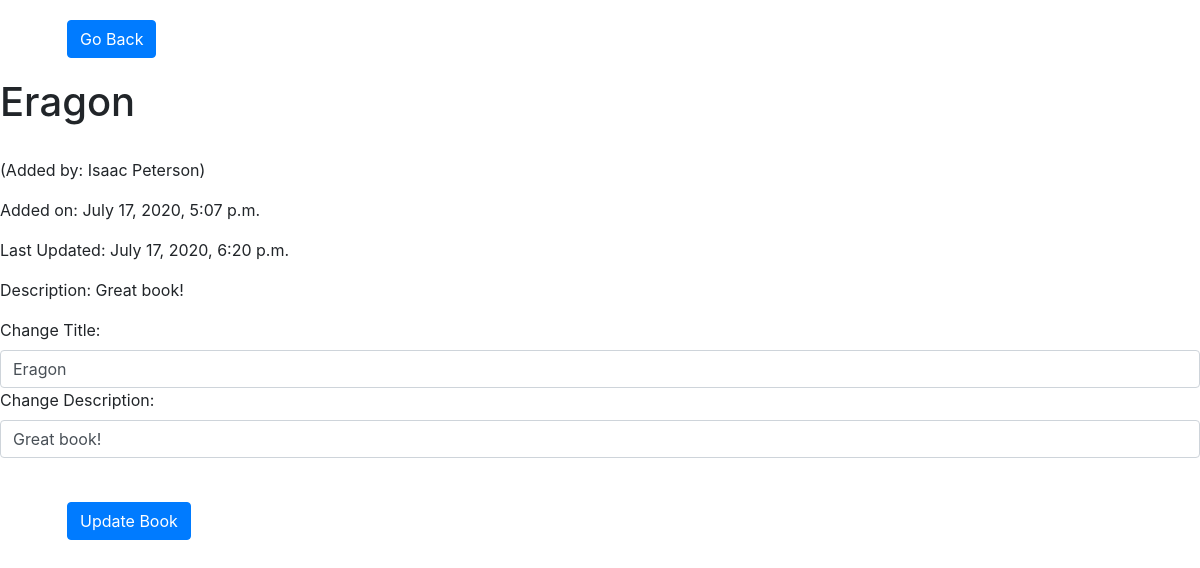
The page /edit/1 (signed in) on the database its author committed.
### fav_books_app/models.py (models this page shows)
class Book(models.Model):
    title = models.CharField(max_length=255)
    desc = models.TextField()
    created_at = models.DateTimeField(auto_now_add=True)
    updated_at = models.DateTimeField(auto_now=True)
    user = models.ForeignKey(User, related_name='books', on_delete=models.CASCADE)
    user_who_liked = models.ManyToManyField(User, related_name='liked_books')

class User(models.Model):
    first_name = models.CharField(max_length=255)
    last_name = models.CharField(max_length=255)
    email = models.EmailField()
    password = models.CharField(max_length=255)
    created_at = models.DateTimeField(auto_now_add=True)
    updated_at = models.DateTimeField(auto_now=True)
    objects = UserManager()

### fav_books_app/views.py (the view)
# urls.py: path('edit/<int:book_id>', views.edit),
def edit(request, book_id):
    book = Book.objects.get(id=book_id)
    user = User.objects.get(id=request.session['user_id'])
    context = {
        'book' : book,
        'user' : user,
    }
    return render(request, 'edit.html', context)

### fav_books_app/templates/edit.html (shortened to what this page needs)
<!DOCTYPE html>
<html lang="en">
<head>
    <link rel="stylesheet" href="https://stackpath.bootstrapcdn.com/bootstrap/4.5.0/css/bootstrap.min.css">
    {% load static %}
    <link rel="stylesheet" href="{% static 'style.css' %}">
</head>
<body>
    <a href="/main"><button class="btn btn-primary">Go Back</button></a>
    <div>
        <h1>{{book.title}}</h1>
        <br>
        <p>(Added by: {{book.user.first_name}} {{book.user.last_name}})</p>
        <p>Added on: {{book.created_at}}</p>
        <p>Last Updated: {{book.updated_at}}</p>
        <p>Description: {{book.desc}}</p>
    </div>
    <form action="/update/{{book.id}}" class="form-group" method="POST">
        <label for="title">Change Title:</label>
        <input type="text" name="title" class="form-control" value="{{book.title}}">
        <label for="desc">Change Description:</label>
        <input type="text" name="desc" class="form-control" value="{{book.desc}}">
        <br>
        <button class="btn btn-primary">Update Book</button>
    </form>
</body>
</html>

### fav_books_app/static/style.css (style rules this page uses)
* { margin: 0px; padding: 0px; }
button { margin: 20px 67px; padding: 5px; }
#header-main h1, a { display: inline-block; }

### rows shown on the page
Book: title "Eragon", user.first_name "Isaac", user.last_name "Peterson", created_at "July 17, 2020, 5:07 p.m.", updated_at "July 17, 2020, 6:20 p.m.", desc "Great book!"
